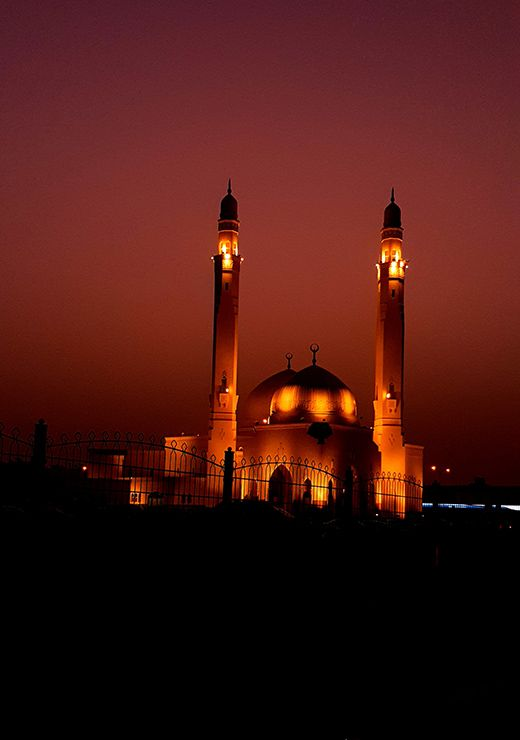
#> input picture Resources/test.jpg, 520 x 740 px
$ python Chapter3.py
#> lines starting #> are read from the running program, lines starting #| are printed output that depends on the picture
import cv2
import numpy as np

img = cv2.imread('Resources/test.jpg')
#> img is the input picture: shape (740, 520, 3); mean B, G, R 19.9, 24.5, 72
print(img.shape)
#| (740, 520, 3)

imgResize = cv2.resize(img, (200, 500))     # (width, height)
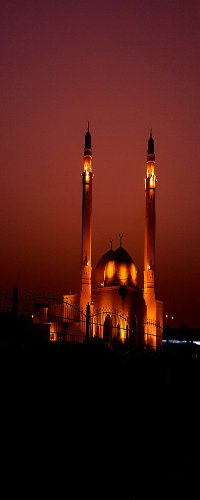
#> imgResize: shape (500, 200, 3); mean B, G, R 19.8, 24.5, 71.9
print(imgResize.shape)
#| (500, 200, 3)

imgCropped = img[50:600, 100:470]       # (height, width)
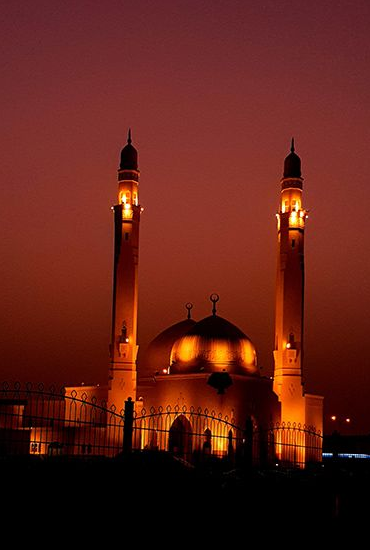
#> imgCropped: shape (550, 370, 3); mean B, G, R 23.5, 32.6, 94.7
print(imgCropped.shape)     # (height, width)
#| (550, 370, 3)

cv2.imshow('Image', img)
cv2.imshow('Resized Image', imgResize)
cv2.imshow('Cropped Image', imgCropped)

cv2.waitKey(0)
